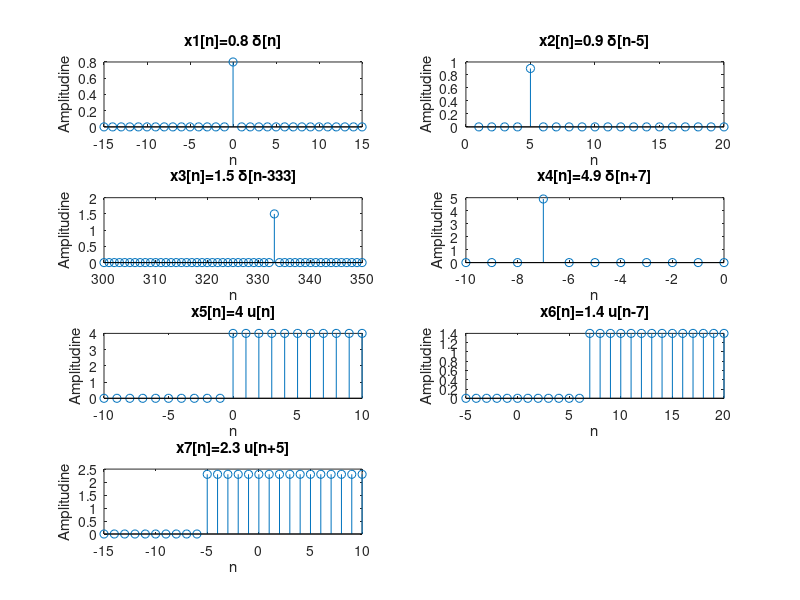
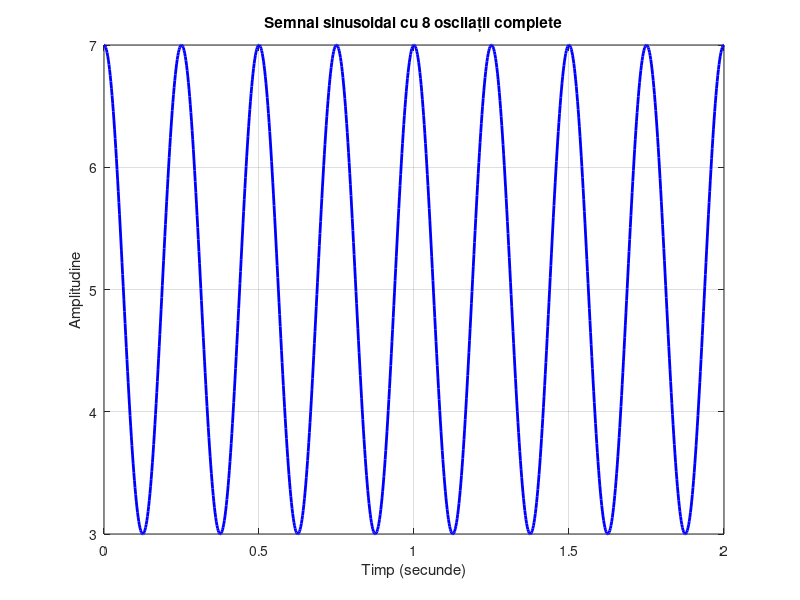
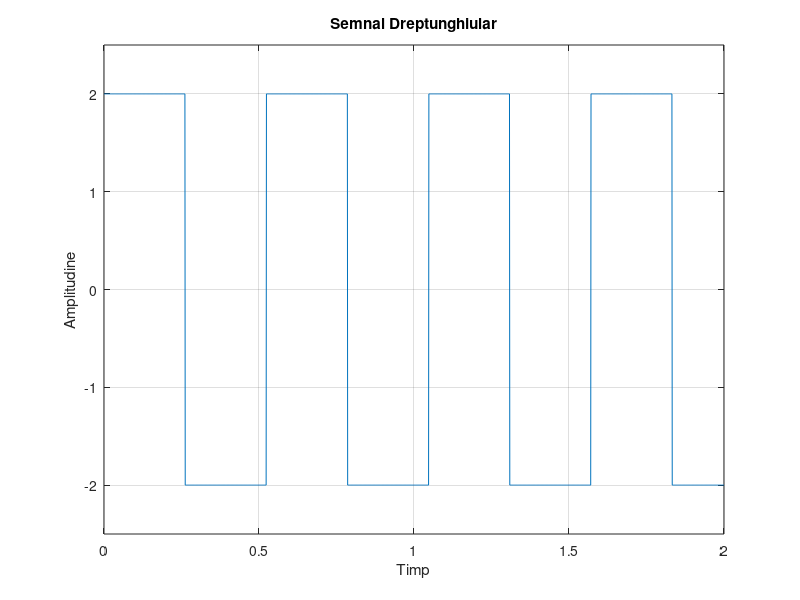
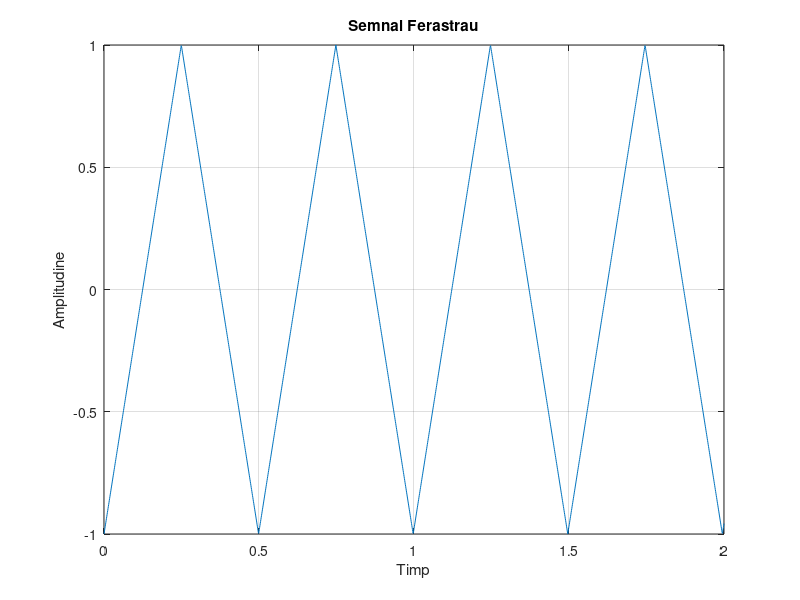

Reproduce these figures in MATLAB, in order.
%Ex 2.1
% Definirea secvenţelor
n = -15:15;
x1 = 0.8 * (n == 0); % x1[n]=0.8 δ[n]

n = 1:20;
x2 = 0.9 * (n == 5); % x2[n]=0.9 δ[n-5]

n = 300:350;
x3 = 1.5 * (n == 333); % x3[n]=1.5 δ[n-333]

n = -10:0;
x4 = 4.9 * (n == -7); % x4[n]=4.9 δ[n+7]

n = -10:10;
x5 = 4 * (n >= 0); % x5[n]=4 u[n]

n = -5:20;
x6 = 1.4 * (n >= 7); % x6[n]=1.4 u[n-7]

n = -15:10;
x7 = 2.3 * (n >= -5); % x7[n]=2.3 u[n+5]

% Reprezentarea grafică a secvenţelor
figure;

subplot(4, 2, 1);
stem(-15:15, x1);
title('x1[n]=0.8 δ[n]');
xlabel('n');
ylabel('Amplitudine');

subplot(4, 2, 2);
stem(1:20, x2);
title('x2[n]=0.9 δ[n-5]');
xlabel('n');
ylabel('Amplitudine');

subplot(4, 2, 3);
stem(300:350, x3);
title('x3[n]=1.5 δ[n-333]');
xlabel('n');
ylabel('Amplitudine');

subplot(4, 2, 4);
stem(-10:0, x4);
title('x4[n]=4.9 δ[n+7]');
xlabel('n');
ylabel('Amplitudine');

subplot(4, 2, 5);
stem(-10:10, x5);
title('x5[n]=4 u[n]');
xlabel('n');
ylabel('Amplitudine');

subplot(4, 2, 6);
stem(-5:20, x6);
title('x6[n]=1.4 u[n-7]');
xlabel('n');
ylabel('Amplitudine');

subplot(4, 2, 7);
stem(-15:10, x7);
title('x7[n]=2.3 u[n+5]');
xlabel('n');
ylabel('Amplitudine');


%Ex. 2.2
% Definirea parametrilor semnalului sinusoidal
A = 2; % Amplitudinea
f = 4; % Frecvența pentru a face 8 oscilații în intervalul [0, 2]
t = linspace(0, 2, 1000); % Definirea domeniului timpului

% Generarea semnalului sinusoidal
y = A * sin(2 * pi * f * t+pi/2)+5;

% Reprezentarea grafică a semnalului sinusoidal
figure
plot(t, y, 'b', 'LineWidth', 2);
title('Semnal sinusoidal cu 8 oscilații complete');
xlabel('Timp (secunde)');
ylabel('Amplitudine');
axis([0 2 3 7])
grid on;

%Ex. 2.3
% Definim intervalul de timp
pkg load signal;
t = 0:0.001:2;

% Definim semnalul dreptunghiular
semnal_dreptunghiular = 2*square(12*t, 50);

% Plotăm semnalul dreptunghiular
figure
plot(t, semnal_dreptunghiular);
axis([min(t), max(t), -2.5, 2.5]);
grid;

% Adăugăm etichetele axelor și titlul graficului
xlabel('Timp');
ylabel('Amplitudine');
title('Semnal Dreptunghiular');

%Ex. 2.4
pkg load signal
% Definim intervalul de timp
t = 0:0.001:2;

% Definim semnalul ferastrau
semnal_ferastrau = sawtooth(12.6*t,0.5);

% Plotăm semnalul dreptunghiular
figure
plot(t, semnal_ferastrau);
axis([min(t), max(t), -1, 1]);
grid;

% Adăugăm etichetele axelor și titlul graficului
xlabel('Timp');
ylabel('Amplitudine');
title('Semnal Ferastrau');

%Ex. 2.5
% Definirea parametrilor semnalului
A = 1;
T = 50; % în secunde
f = pi/3; % în radiani

% Definirea intervalului de timp
t = 0:0.002:256; % 0.002 este intervalul de eșantionare
% pentru a obține un interval de timp între 0 și 256 secunde

% Calculul oscilației armonice
x = A * sin(2*pi*t/T + f);
figure
% Reprezentarea grafică a oscilației armonice
plot(t, x);
xlabel('Timp (s)');
ylabel('Amplitudine');
title('Oscilație armonică');
axis([0 256 -1 1]);

%Ex. 2.6
% Definirea rezoluției temporale
fd = 1000; % Frecvența de eșantionare în Hz

t = linspace(0, 1, fd);

% a) Semnalul exponențial 5*exp(-6*t)
a = 5 * exp(-6 * t);

% b) Semnalul exponențial exp(5*t)
b = exp(5 * t);
figure
% Reprezentarea grafică a semnalelor
subplot(2,1,1);
plot(t, a);
title('Semnal exponențial: 5*exp(-6*t)');
xlabel('Timp (s)');
ylabel('Amplitudine');

subplot(2,1,2);
plot(t, b);
title('Semnal exponențial: exp(5*t)');
xlabel('Timp (s)');
ylabel('Amplitudine');

%Ex. 2.7
% Definirea parametrilor impulsului exponențial
B = 1;
r = 0.8;

% Definirea intervalului de timp
t = -10:0.01:10; % pasul de eșantionare este 0.01 pentru o rezoluție mai bună

% Calcularea impulsului exponențial pentru fiecare punct de pe interval
x = B * r .^ t;
figure
% Reprezentarea grafică a impulsului exponențial
plot(t, x);
xlabel('Timp (s)');
ylabel('Amplitudine');
title('Impuls Exponențial');

%Ex. 2.8
% Definirea expresiei semnalului sinusoidal
A = 2; % amplitudinea
f = 1/12; % frecvența

% Definirea intervalului de timp
t = -10:0.01:10; % pasul de eșantionare este 0.01 pentru o rezoluție mai bună

% Calcularea semnalului sinusoidal pentru fiecare punct de pe interval
x = A * sin(2*pi*f*t);
figure
% Reprezentarea grafică a semnalului sinusoidal
plot(t, x);
xlabel('Timp (s)');
ylabel('Amplitudine');
title('Semnal sinusoidal');

%Ex. 2.9
t = -10:0.01:10;
B = 1;
r = 0.8;
A = 2; % amplitudinea
f = 1/12; % frecvența
x7=B * r .^ t;
x8=A * sin(2*pi*f*t);
x= x7.*x8;
figure
plot(t, x);
xlabel('Timp (s)');
ylabel('Amplitudine');
title('Semnal atenuat');

%Ex. 2.10
% Definirea rezoluției temporale și a intervalului de timp
dt = 0.002; % 2ms
t = -1:dt:1;

% Definirea duratei impulsului dreptunghiular
durata_impuls = 1; % Durata impulsului în secunde
interval = durata_impuls / 2; % Intervalul pentru deplasarea treptelor

% Crearea impulsului dreptunghiular ca diferență dintre două trepte deplasate
impuls_dreptunghiular = (t >= -interval) - (t >= interval);

figure
% Reprezentarea grafică a impulsului dreptunghiular
plot(t, impuls_dreptunghiular);
xlabel('Timp (s)');
ylabel('Amplitudine');
title('Impuls dreptunghiular');

%Ex. 2.11
% Definirea rezoluției temporale și a intervalului de timp
t = -10:0.001:10;

% Definirea parametrilor impulsului dreptunghiular
A = 1; % Amplitudinea impulsului
W = pi/4; % Viteza unghiulară (frecvența angulară)
duty = 30; % 30% duty cycle

% Crearea semnalului dreptunghiular periodic
x = A * square(W * t, duty);

% Reprezentarea grafică a semnalului dreptunghiular periodic
figure
plot(t, x);
xlabel('Timp (s)');
ylabel('Amplitudine');
title('Succesiune de impulsuri dreptunghiulare periodice');
ylim([-1.5 1.5]); % Setarea limitei amplitudinii pentru a include amplitudinea maximă și minimă
grid;

%Ex. 2.12
% Definirea rezoluției temporale și a intervalului de timp
dt = 0.001; % 1ms pentru o rezoluție mai bună
t = -10:dt:10;

% Definirea semnalului exponențial complex
x = exp((-0.1 + 0.3j) * t);

% Crearea figurii și a primului sistem de coordonate
figure;

% Plotarea semnalului exponențial complex
subplot(2,1,1);
plot(t, real(x), 'b');
xlabel('Timp (s)');
ylabel('Amplitudine');
title('Semnal Exponențial Complex');
legend('Partea reală', 'Partea imaginară');
grid;
% Crearea celui de-al doilea sistem de coordonate și plotarea semnalului dreptunghiular
subplot(2,1,2);
plot(t, imag(x), 'r');
xlabel('Timp (s)');
ylabel('Amplitudine');
title('Succesiune de impulsuri dreptunghiulare periodice');
grid;

